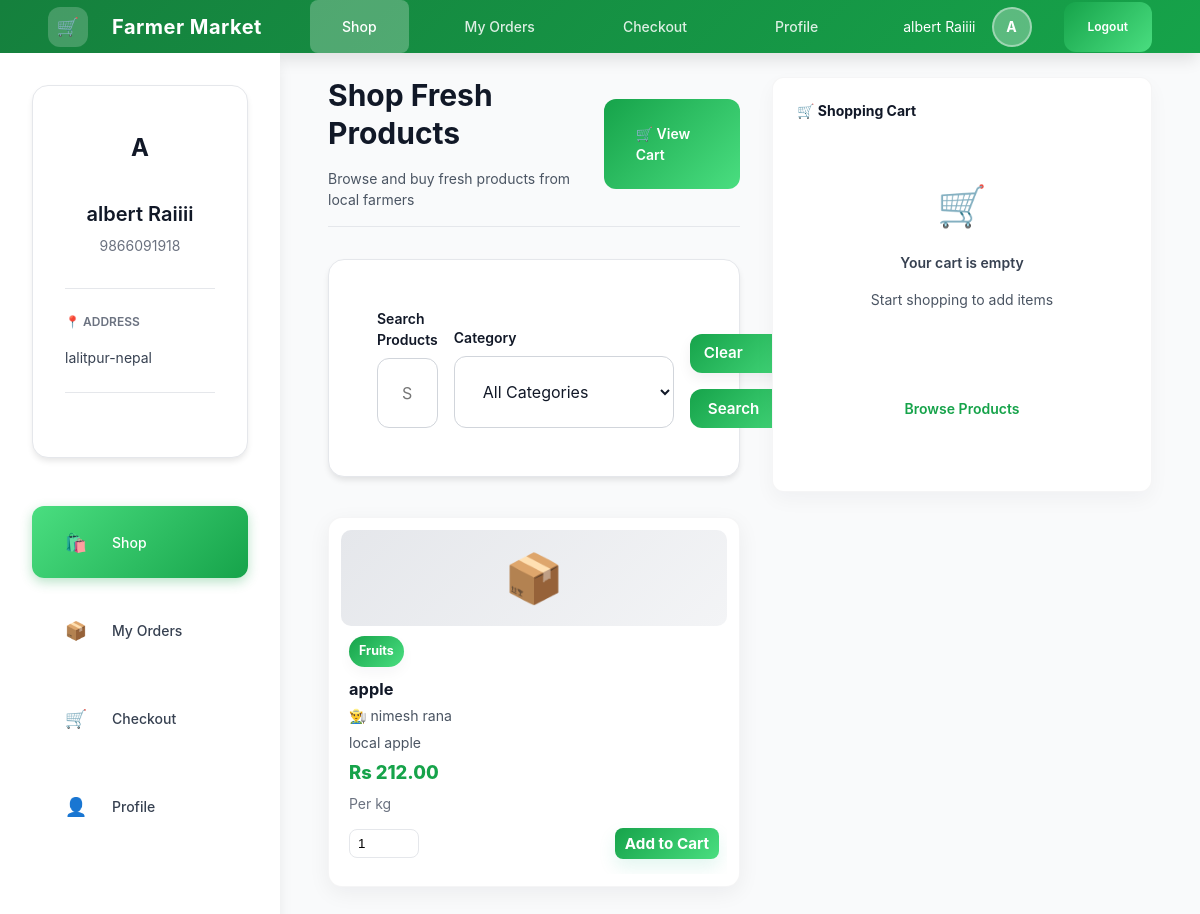
Page /LocalFarmerMarket2/buyer/dashboard.php (signed in) on the earlier database version.
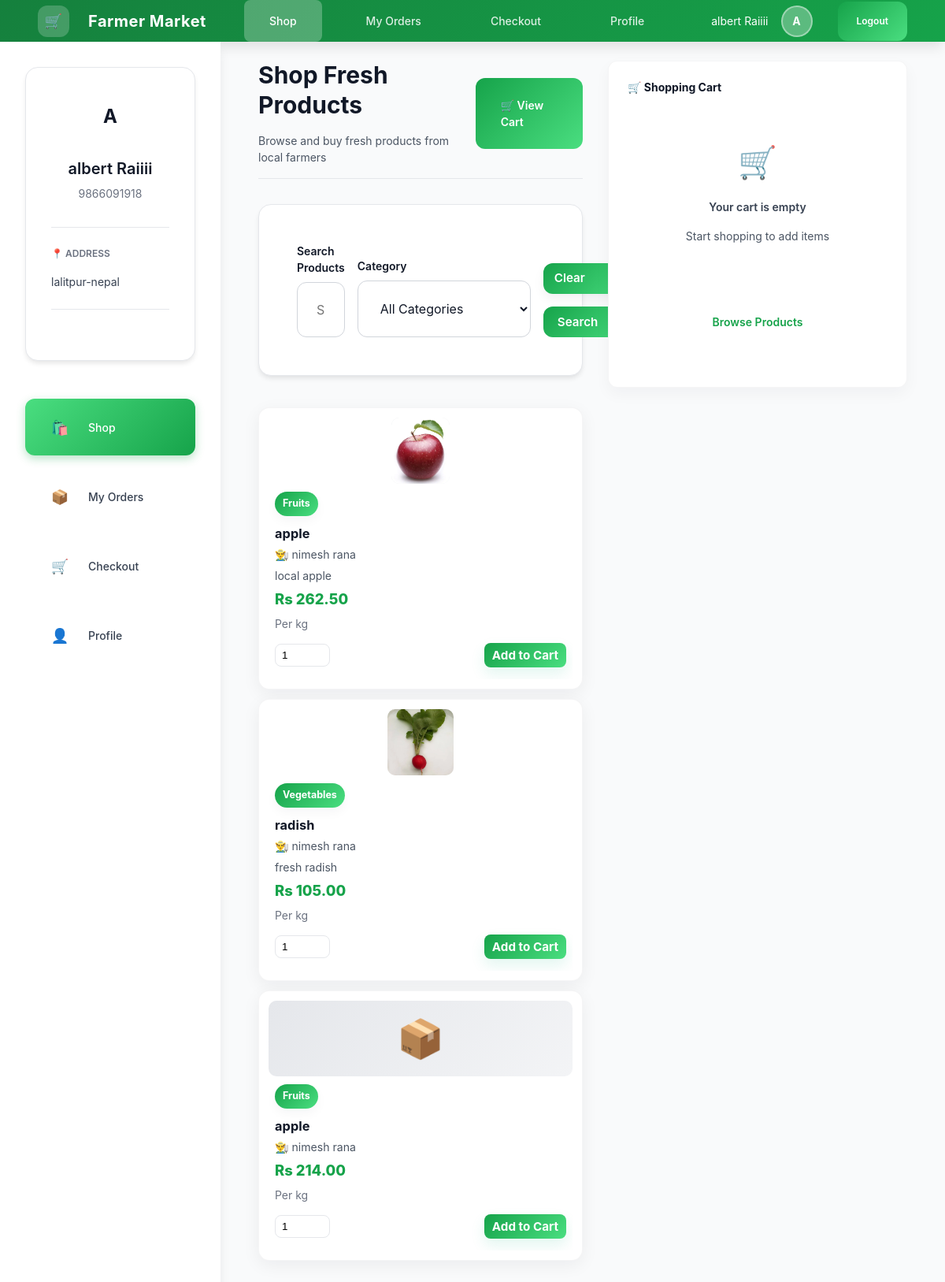
Same page on the later database version.
### tables this page shows
CREATE TABLE `buyer` (
  `buyer_id` int(11) NOT NULL,
  `name` varchar(100) NOT NULL,
  `contact` varchar(15) NOT NULL,
  `address` varchar(255) NOT NULL,
  `password` varchar(255) NOT NULL,
  `created_at` timestamp NOT NULL DEFAULT current_timestamp(),
  `is_active` tinyint(1) DEFAULT 1
);

CREATE TABLE `products` (
  `product_id` int(11) NOT NULL,
  `farmer_id` int(11) NOT NULL,
  `product_name` varchar(150) NOT NULL,
  `description` text DEFAULT NULL,
  `price` decimal(10,2) NOT NULL,
  `quantity` int(11) NOT NULL,
  `total_stock` int(11) DEFAULT 0,
  `sold_quantity` int(11) NOT NULL DEFAULT 0,
  `category` varchar(100) NOT NULL,
  `category_id` int(11) DEFAULT NULL,
  `image` varchar(255) DEFAULT NULL,
  `unit` varchar(50) DEFAULT 'kg',
  `created_at` timestamp NOT NULL DEFAULT current_timestamp(),
  `updated_at` timestamp NOT NULL DEFAULT current_timestamp() ON UPDATE current_timestamp(),
  `status` enum('pending','approved','rejected') DEFAULT 'pending',
  `admin_notes` text DEFAULT NULL,
  `approved_price` decimal(10,2) DEFAULT NULL,
  `admin_id` int(11) DEFAULT NULL,
  `is_active` tinyint(1) DEFAULT 1,
  `deleted_at` timestamp NULL DEFAULT NULL,
  `created_by` int(11) DEFAULT NULL,
  `updated_by` int(11) DEFAULT NULL,
  `approval_status` enum('pending','approved','rejected') DEFAULT 'pending',
  `admin_price` decimal(10,2) DEFAULT NULL,
  `commission_rate` decimal(5,2) DEFAULT 5.00 COMMENT 'Commission percentage (5-10%)',
  `approved_by` int(11) DEFAULT NULL,
  `approved_at` datetime DEFAULT NULL,
  `rejection_reason` text DEFAULT NULL
);

CREATE TABLE `farmer` (
  `farmer_id` int(11) NOT NULL,
  `name` varchar(100) NOT NULL,
  `contact` varchar(15) NOT NULL,
  `address` varchar(255) NOT NULL,
  `farm_type` varchar(100) DEFAULT NULL,
  `password` varchar(255) NOT NULL,
  `created_at` timestamp NOT NULL DEFAULT current_timestamp(),
  `is_active` tinyint(1) DEFAULT 1
);

### LocalFarmerMarket2/buyer/dashboard.php (the view, shortened to what the rows shown need)
<?php
require_once '../db.php';
$buyer_id = intval($_SESSION['buyer_id']);
$stmt = $conn->prepare("SELECT * FROM buyer WHERE buyer_id = ?");
$stmt->bind_param("i", $buyer_id);
$stmt->execute();
$profile = $stmt->get_result()->fetch_assoc();
$sql = "SELECT p.product_id, p.product_name, p.description,
               COALESCE(p.admin_price, p.price) as display_price,
               p.quantity as available_stock,
               p.total_stock,
               p.sold_quantity,
               p.category, p.image, p.unit,
               f.name as farmer_name, f.farmer_id
        FROM products p
        JOIN farmer f ON p.farmer_id = f.farmer_id
        WHERE p.approval_status = 'approved'
        AND p.quantity > 0
        AND f.is_active = 1";
$sql .= " ORDER BY p.created_at DESC";
$stmt = $conn->prepare($sql);
$stmt->execute();
$products = $stmt->get_result();
include 'includes/header.php';
?>
<div class="main-wrapper">
  <?php include 'includes/sidebar.php'; ?>
  <div class="main-content dashboard-page">
    <div style="display: flex; flex-direction: column; gap: var(--space-2xl);">
      <div class="page-header">
    <div>
      <h1 class="page-title">Shop Fresh Products</h1>
    </div>
  </div>
  <div class="grid grid-cols-3" style="margin-bottom: var(--space-3xl);">
    <?php if ($products->num_rows > 0): ?>
      <?php while ($p = $products->fetch_assoc()): ?>
        <div class="product-card">
          <?php if ($p['image'] && file_exists(__DIR__ . '/../uploads/' . $p['image'])): ?>
            <img src="../uploads/<?php echo htmlspecialchars($p['image']); ?>"
                 alt="<?php echo htmlspecialchars($p['product_name']); ?>"
                 class="product-image">
          <?php else: ?>
            <div class="product-image" style="display: flex; align-items: center; justify-content: center; background: linear-gradient(135deg, var(--gray-200), var(--gray-100)); font-size: 3rem;">
              📦
            </div>
          <?php endif; ?>
          <div class="product-info">
            <span class="product-category"><?php echo htmlspecialchars($p['category']); ?></span>
            <h3 class="product-name"><?php echo htmlspecialchars($p['product_name']); ?></h3>
            <p class="product-description">
              👨‍🌾 <?php echo htmlspecialchars($p['farmer_name']); ?>
            </p>
            <?php if ($p['description']): ?>
              <p class="product-description">
                <?php echo htmlspecialchars(substr($p['description'], 0, 100)); ?>
              </p>
            <?php endif; ?>
            <div class="product-price">Rs <?php echo number_format($p['display_price'], 2); ?></div>
            <p style="font-size: var(--text-sm); color: var(--gray-500); margin: 0;">Per <?php echo htmlspecialchars($p['unit']); ?></p>
            <form method="POST" class="product-footer" style="margin-top: auto;">
              <input type="number"
                     name="quantity"
                     value="1"
                     min="1"
                     max="<?php echo $p['available_stock']; ?>"
                     style="width: 70px;">
              <button type="submit" class="btn primary btn-add">
                Add to Cart
              </button>
            </form>
          </div>
        </div>
      <?php endwhile; ?>
    <?php endif; ?>
  </div>
    </div>
  </div>
</div>
</body>
</html>

### LocalFarmerMarket2/buyer/includes/header.php (shortened to what the rows shown need)
<?php
$buyer_name = $profile['name'] ?? 'Buyer';
$buyer_initial = strtoupper(substr($buyer_name, 0, 1));
?>
<!doctype html>
<html lang="en">
<head>
<link rel="stylesheet" href="../assets/css/buyer.css">
</head>
<body>
<header class="header">
  <div class="header-right">
    <div class="user-info">
      <span><?php echo htmlspecialchars($buyer_name); ?></span>
      <div class="user-avatar"><?php echo $buyer_initial; ?></div>
    </div>
  </div>
</header>

### LocalFarmerMarket2/buyer/includes/sidebar.php (shortened to what the rows shown need)
<?php
if (!function_exists('e')) {
    function e($v) {
        return htmlspecialchars($v, ENT_QUOTES|ENT_SUBSTITUTE, 'UTF-8');
    }
}
?>
<aside class="sidebar">
  <div class="card card-compact">
    <div style="text-align: center; margin-bottom: var(--space-lg);">
      <div class="user-avatar" style="width: 60px; height: 60px; font-size: var(--text-2xl); margin: 0 auto var(--space-md);">
        <?php echo strtoupper(substr($profile['name'], 0, 1)); ?>
      </div>
      <h4 style="margin: 0 0 var(--space-xs) 0;"><?php echo e($profile['name']); ?></h4>
      <p style="margin: 0; color: var(--gray-500); font-size: var(--text-sm);"><?php echo e($profile['contact']); ?></p>
    </div>
    <div style="padding: var(--space-md) 0; border-top: 1px solid var(--gray-200); border-bottom: 1px solid var(--gray-200); margin-bottom: var(--space-lg);">
      <p style="margin: 0 0 var(--space-sm) 0; font-size: var(--text-xs); color: var(--gray-500); text-transform: uppercase; font-weight: 600;">📍 Address</p>
      <p style="margin: 0; font-size: var(--text-sm);"><?php echo e($profile['address']); ?></p>
    </div>
  </div>
</aside>

Differences in the rows shown:
removed products: category "Fruits", product_name "apple", farmer.name "nimesh rana", description "local apple", display_price "212.00", unit "kg"
added products: image (picture), category "Fruits", product_name "apple", farmer.name "nimesh rana", description "local apple", display_price "262.50", unit "kg"
added products: image (picture), category "Vegetables", product_name "radish", farmer.name "nimesh rana", description "fresh radish", display_price "105.00", unit "kg"
now on this page (row edited): products: category "Fruits", product_name "apple", farmer.name "nimesh rana", display_price "214.00", unit "kg"
